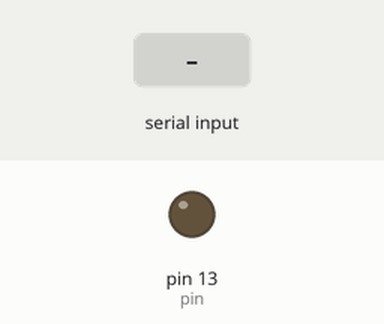
Bench run of a sketch on a simulated Arduino Uno, built with avr-gcc and run on an emulated ATmega328P. Parts: output pins drawn as LEDs (lit = HIGH). The inputs (shaded band) are chosen by the test bench.

Above: at 1.2 s.
1.3 s: "2" received over the second serial link
At 2.0 s:
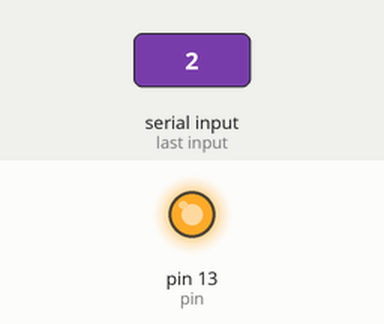
2.8 s: "3" received over the second serial link
At 3.2 s:
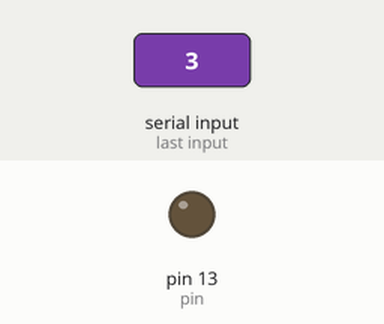
Timing chart, 0 to 5.8 s (numbered marks = the images above; inputs shaded):
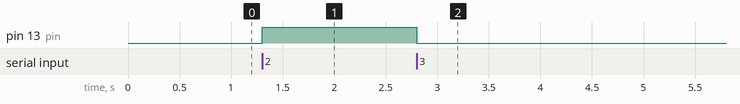

Measured:
- after the input at 1.3 s, pin 13 (pin): LOW → HIGH at once
- after the input at 2.8 s, pin 13 (pin): HIGH → LOW at once

The sketch:

IOT_04slave.ino
```cpp
#include "SoftwareSerial.h"

// Cria uma serial em software
SoftwareSerial blackBoardSlave(2,3); // (RX, TX)

const int pin = 13;

void setup() {
  blackBoardSlave.begin(9600);
  pinMode(pin, OUTPUT);

}

void loop() {
   if (blackBoardSlave.available() > 0){
    // le o byte recebido
    int received = blackBoardSlave.read();

    // se o byte recebido corresponde ao caractere '0'(48) apaga o LED
    if (received == '3'){
      digitalWrite(pin, LOW);
    }

    // se o byte recebido corresponde ao caractere '1'(49) acende o LED
    if (received == '2'){
      digitalWrite(pin,HIGH);
    }
  }

}
```
